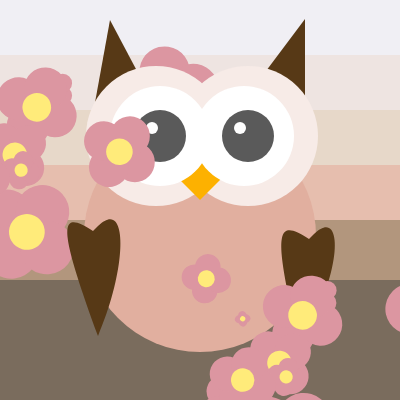
Frame 1 (no input)
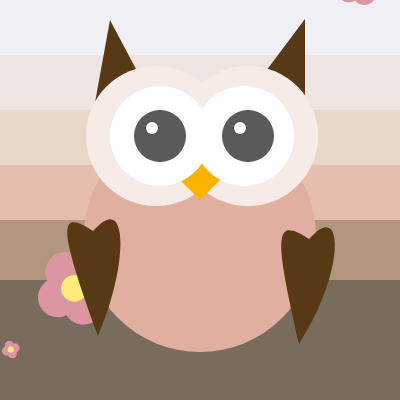
Frame 60 (no input)
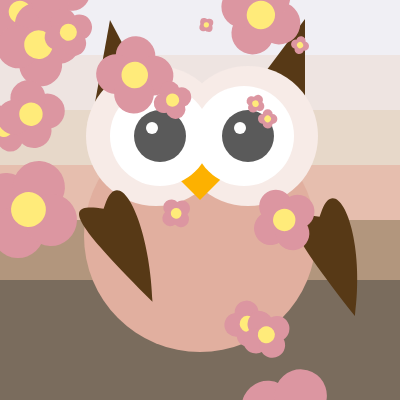
Frame 120 (the mouse pressed at the canvas centre since frame 60)

The p5.js sketch that drew these frames (run headless with seeded random() and noise() and a simulated clock; from frame 60 on, the mouse is pressed at the canvas centre):

// p5.js sketch
// ── sketch.js
  let angleSway = 10;
  let flosSING = false;
  let flower = [];
  function setup() {
  createCanvas(400, 400);
  angleMode(DEGREES);
  
  for (let i = 0; i<= 20; i++){
    flower[i] = new Flower(random(1,-3) * width * .1, random(1, 10) * width * .1, random(360), random(2) * .9);
  }

}


  function draw() {


  angleSway = map(mouseX, 120, 0, 345, 360);
  angleSwing = map(mouseY, 0, 120, 345, 360);
  
    
    background(240, 239, 244) 
    drawBackground();
    for (i=0; i < flower.length -1; i++){
    flower[i].display();
    flower[i].move();
    }
    drawBody();
    drawEars();
    drawOutereyes();
    drawBeak();
    drawEyes();
    push();
    translate(angleSway)
    drawLeftWings();
    drawRightWings();
    for (i=0; i < flower.length -1; i++){
    flower[i].display();
    flower[i].move();
    }
    
    if (flosSING == true){
   
    }
  
}


////////////////////////THE FUNCTIONS////////////////////////////////
function drawBackground(){
  noStroke();
    //cream layer
  fill(238, 228, 225);
  rect(0,55,width,100);
    //beige layer
  fill(231, 216, 201);
  rect(0,110,width,100);
   // tan layer
  fill(230, 190, 174);
  rect(0,165,width,100);
    //olive layer
  fill(178, 150, 125);
  rect(0,220,width,200);
  //taupe layer
  fill(122, 108, 93);
  rect(0,280,width,150);
}

function drawBody(){
  //body
  fill(225, 175, 159);
  noStroke();
  circle(width * .50, width * .59, width * .58);
}

function drawEars(){
  //left ear
  push();
  fill(87, 57, 22);
  noStroke();
  translate(185,9);
  triangle(120, 120, 30, 130, 120, 10);
  pop();
  
      //right ear
    fill(87, 57, 22);
  noStroke();
  triangle(110, 20, 90, 130, 200, 190);
  
}

function drawOutereyes(){
  //left outer circle
  fill(247, 235, 231);
  noStroke();
  circle(width * .39, width * .34, width * .35);
  
  //right outer circle
  fill(247, 235, 231);
  noStroke();
  circle(width * .62, width * .34, width * .35);
  
}

function drawBeak(){
  //beak
  fill(253,177,0);
  beginShape();
  vertex(width * .40, height * .4);
  vertex(width * .60, height * .4);
  vertex(width * .5, height * .5);
  vertex(width * .5, height * .5);
  endShape(CLOSE);
  
}

function drawEyes(){
  //left eye 
  fill(255);
  circle(width * .61, width * .34, width * .25);
  
    //right eye 
  fill(255);
  circle(width * .40, width * .34, width * .25);
  
    //left black iris 
  fill(90);
  circle(width * .62, width * .34, width * .13);
  
      //right black iris 
  fill(90);
  circle(width * .40, width * .34, width * .13);
  
      //left pupil 
  fill(255);
  circle(width * .60, width * .32, width * .03);
  
        //right pupil 
  fill(255);
  circle(width * .38, width * .32, width * .03);
  
}

function drawLeftWings(){
         //left wing
  fill(87, 57, 22)
  translate(width * .12, height * .49);
  push();
  rotate(angleSway);
  beginShape();
  vertex(50, 30);
  bezierVertex(80, 1, 80, 70, 50, 140);
  bezierVertex(10, 30, 10, 12, 45, 35);
  endShape();
  pop();
           
}
function drawRightWings(){
           //right wing
  fill(87, 57, 22)
  translate(width * .54, height * .02);
  push();
  rotate(angleSway);
  beginShape();
  vertex(50, 30);
  bezierVertex(80, 1, 80, 70, 35, 140);
  bezierVertex(10, 30, 10, 12, 45, 35);
  endShape();
  pop();
}











  
// ── flower.js
class Flower {
  constructor(_xPos, _yPos, _rotation, _size){
    this.xPos = _xPos;
    this.yPos = _yPos;
    this.rotation = _rotation;
    this.size = _size;
  }
  display(){
    //flower
   //draw petals
     push();
     fill(220,150,161);
     translate(this.xPos, this.yPos);
     rotate(this.rotation);
     scale(this.size);
     ellipse(30, 90, 30, 30);
     ellipse(30, 110, 30, 30);
     ellipse(50, 90, 30, 30);
     ellipse(50, 110, 30, 30);

     //draw middle part
     fill(255, 235, 122);
     ellipse(40, 100, 20, 20);
     pop();
    
  }
  move(){
    //this.angle++ is shorthand for this.angle = this.angle + 1;
    this.rotation ++;
    if (this.yPos <= height * 1.3){
  
    // this.yPos = this.yPos + 2;
    //shorthand below is +=
    this.yPos += 2; 
    } else {
      this.yPos = -height * .7;
    }
  }

}
